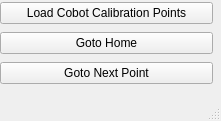
<?xml version="1.0" encoding="UTF-8"?>
<ui version="4.0">
 <class>MainWindow</class>
 <widget class="QMainWindow" name="MainWindow">
  <property name="geometry">
   <rect>
    <x>0</x>
    <y>0</y>
    <width>221</width>
    <height>121</height>
   </rect>
  </property>
  <property name="windowTitle">
   <string>Cobot Mover</string>
  </property>
  <widget class="QWidget" name="centralwidget">
   <widget class="QWidget" name="verticalLayoutWidget">
    <property name="geometry">
     <rect>
      <x>0</x>
      <y>0</y>
      <width>213</width>
      <height>89</height>
     </rect>
    </property>
    <layout class="QVBoxLayout" name="verticalLayout">
     <item>
      <widget class="QPushButton" name="loadCobotCalibPointsBtn">
       <property name="text">
        <string>Load Cobot Calibration Points</string>
       </property>
      </widget>
     </item>
     <item>
      <widget class="QPushButton" name="goToHomeBtn">
       <property name="text">
        <string>Goto Home</string>
       </property>
      </widget>
     </item>
     <item>
      <widget class="QPushButton" name="goToNextBtn">
       <property name="text">
        <string>Goto Next Point</string>
       </property>
      </widget>
     </item>
    </layout>
   </widget>
  </widget>
  <widget class="QStatusBar" name="statusbar"/>
 </widget>
 <resources/>
 <connections/>
</ui>
